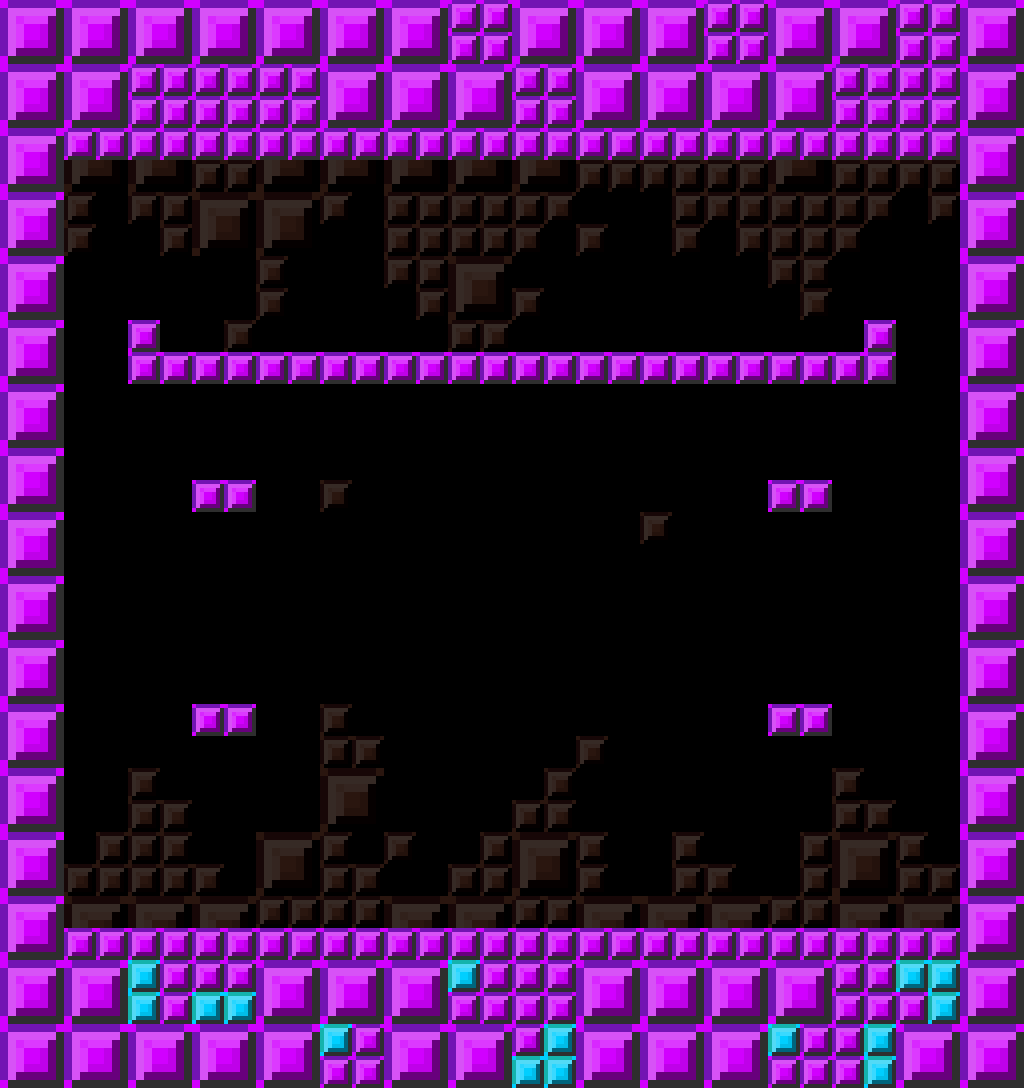

This game map was drawn from its Tiled (.tmx) file and the tilesets committed beside it. A one-line description and the trimmed map source follow:
An orthogonal 16x17 tile map with 64x64 px tiles, 2 tile layers (background, Blocks), 2 tilesets and 15 objects (6x Solid, 5x Platform, 2x clocksy, 2x squatmo).

<map version="1.0" tiledversion="1.0.2" orientation="orthogonal" renderorder="left-down" width="16" height="17" tilewidth="64" tileheight="64" nextobjectid="59">
 <properties>
  <property name="round_time" type="float" value="26" />
 </properties>
 <tileset firstgid="1" name="large" tilewidth="64" tileheight="64" tilecount="64" columns="8">
  <image source="../images/block.png" width="512" height="512" />
 </tileset>
 <tileset firstgid="65" name="block_background" tilewidth="64" tileheight="64" tilecount="42" columns="6">
  <image source="../images/block_background.png" width="384" height="448" />
 </tileset>
 <layer name="background" width="16" height="17">
  <data>[272 cells, 135 non-empty, 13 distinct tile ids]</data>
 </layer>
 <layer name="Blocks" width="16" height="17">
  <data>[272 cells, 78 non-empty, 11 distinct tile ids]</data>
 </layer>
 <objectgroup color="#00aa00" name="geometry">
  <object id="3" type="Solid" x="64" y="0" width="896" height="160" />
  <object id="7" type="Solid" x="64" y="928" width="896" height="112" />
  <object id="8" type="Solid" x="960" y="128" width="64" height="832" />
  <object id="9" type="Solid" x="0" y="128" width="64" height="832" />
  <object id="54" type="Solid" x="864" y="320" width="32" height="64" />
  <object id="55" type="Solid" x="128" y="320" width="32" height="64" />
  <object id="52" type="Platform" x="768" y="704" width="64" height="32" />
  <object id="50" type="Platform" x="192" y="480" width="64" height="32" />
  <object id="53" type="Platform" x="192" y="704" width="64" height="32" />
  <object id="51" type="Platform" x="768" y="480" width="64" height="32" />
  <object id="49" type="Platform" x="160" y="352" width="704" height="32" />
 </objectgroup>
 <objectgroup name="Spawn" visible="0">
  <object id="28" name="clocksy" x="224" y="416" width="16" height="16" />
  <object id="30" name="squatmo" x="480" y="288" width="16" height="16" />
  <object id="57" name="squatmo" x="608" y="288" width="16" height="16" />
  <object id="58" name="clocksy" x="800" y="416" width="16" height="16" />
 </objectgroup>
</map>